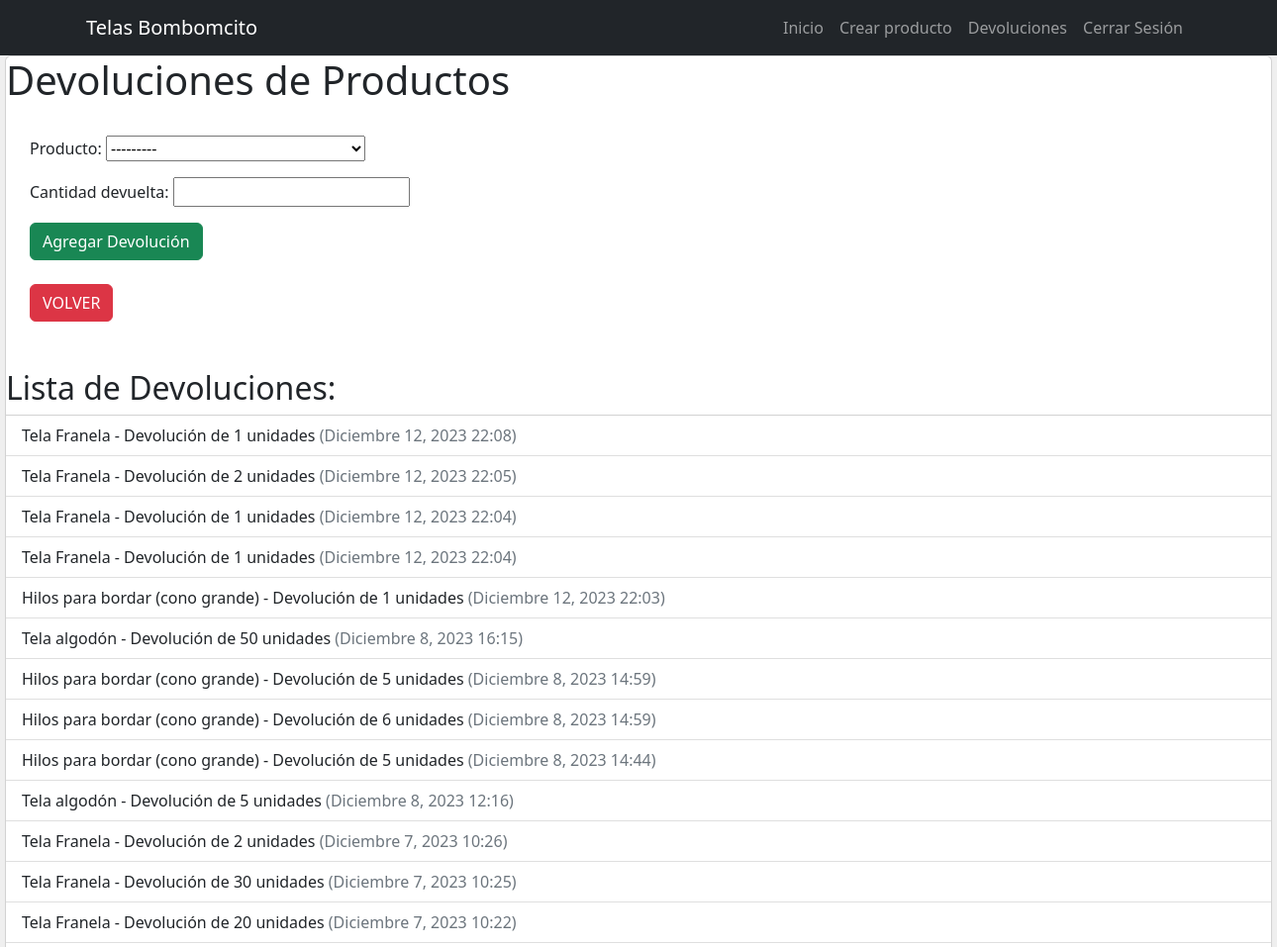
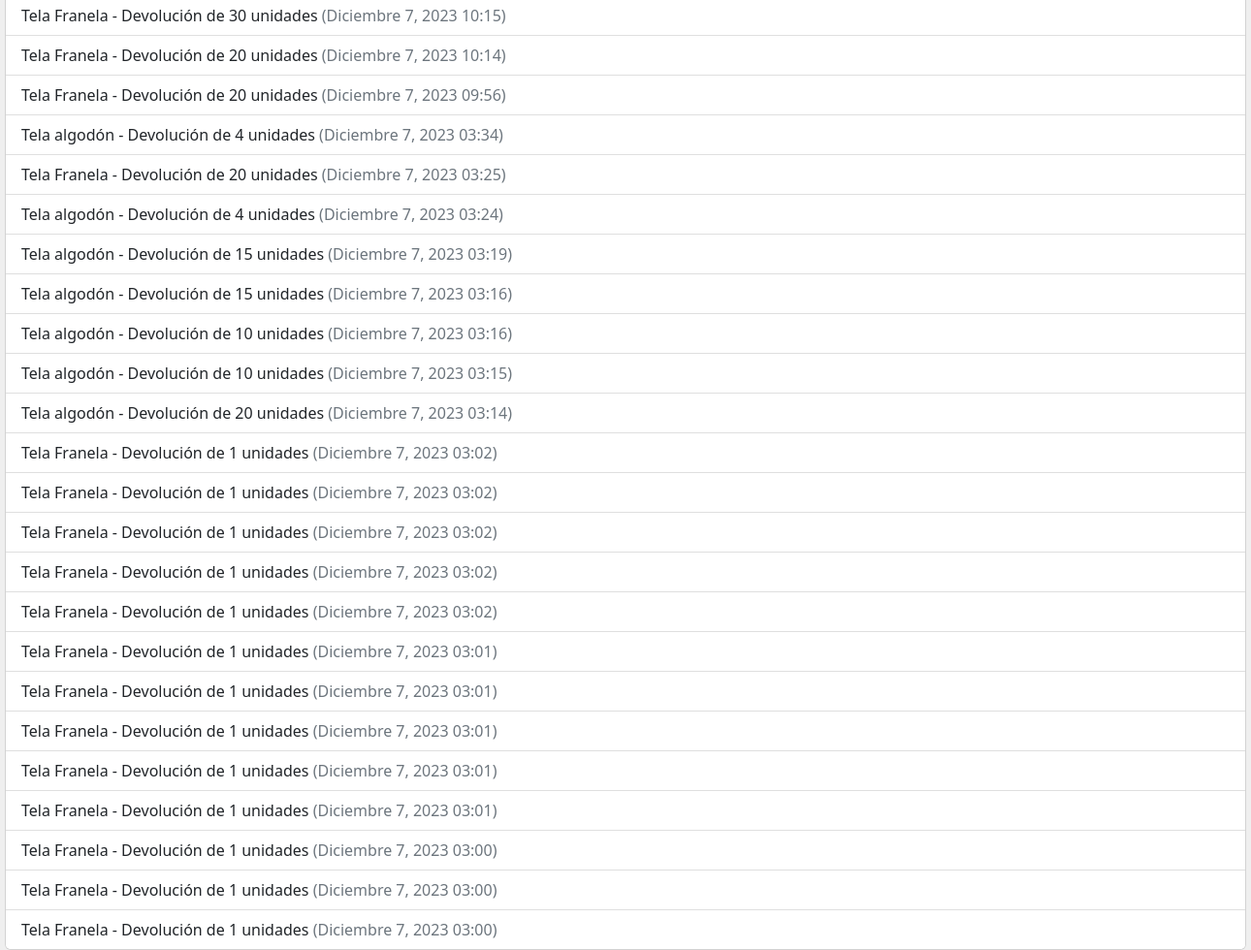
The app's page /devoluciones/ (signed in) with its own data (2 pictures, top to bottom).
### productos/models.py (models this page shows, shortened)
class Devolucion(models.Model):
    producto = models.ForeignKey('Producto', on_delete=models.CASCADE)
    cantidad_devuelta = models.PositiveIntegerField()
    fecha_devolucion = models.DateTimeField(auto_now_add=True)

class Producto(models.Model):
    nombre = models.CharField(max_length=100)
    descripcion = models.TextField()
    stock = models.IntegerField(default=0)
    imagen = models.ImageField(upload_to='productos/', null=True, blank=True)
    precio = models.DecimalField(max_digits=10, decimal_places=2)
    def __str__(self):
        return self.nombre

### productos/views.py (the view)
# urls.py: path('devoluciones/', views.devoluciones, name='devoluciones'),
@login_required
@transaction.atomic
def devoluciones(request):
    if request.method == 'POST':
        form = DevolucionForm(request.POST)
        if form.is_valid():
            devolucion = form.save(commit=False)
            producto = devolucion.producto
            cantidad_devuelta = int(devolucion.cantidad_devuelta)
            if cantidad_devuelta > 0:
                producto.save()
                devolucion.save()
                producto.agregar_devolucion(devolucion.cantidad_devuelta)
            else:
                messages.error(request, 'La cantidad devuelta debe ser un número positivo')
            return redirect('devoluciones')
    else:
        form = DevolucionForm()
    devoluciones_list = Devolucion.objects.all().order_by('-fecha_devolucion')
    paginator = Paginator(devoluciones_list, 20)
    page = request.GET.get('page')
    try:
        devoluciones = paginator.page(page)
    except PageNotAnInteger:
        devoluciones = paginator.page(1)
    except EmptyPage:
        devoluciones = paginator.page(paginator.num_pages)
    return render(request, 'devoluciones.html', {'form': form, 'devoluciones_list': devoluciones_list})

### productos/forms.py
class DevolucionForm(forms.ModelForm):
    class Meta:
        model = Devolucion
        fields = ['producto', 'cantidad_devuelta']
    cantidad_devuelta = forms.IntegerField(min_value=1)

### productos/templates/devoluciones.html (shortened to what this page needs)
{% extends 'base.html' %}
{% block content %}
<div class="card" style="width: 80rem; margin: 0 auto;">
  <h1>Devoluciones de Productos</h1>
  <form id="devolucionForm" method="POST" class="p-4">
    <div class="mb-3">
      {{ form.producto.label_tag }}
      {{ form.producto }}
    </div>
    <div class="mb-3">
      {{ form.cantidad_devuelta.label_tag }}
      {{ form.cantidad_devuelta }}
    </div>
    <button type="submit" class="btn btn-success" id="agregarDevolucionBtn">Agregar Devolución</button>
    <br><br>
    <a href="../" class="btn btn-danger float-lg-start">VOLVER</a>
  </form>
  <h2 class="mt-4">Lista de Devoluciones:</h2>
  <ul id="listaDevoluciones" class="list-group list-group-flush">
    {% for devolucion in devoluciones_list %}
      <li class="list-group-item">
        {{ devolucion.producto.nombre }} - Devolución de {{ devolucion.cantidad_devuelta }} unidades
        <span class="text-muted">({{ devolucion.fecha_devolucion|date:"F j, Y H:i" }})</span>
      </li>
    {% endfor %}
  </ul>
</div>
{% endblock %}

### records on screen
Devolucion: producto.nombre "Tela Franela", cantidad_devuelta "1", fecha_devolucion "Diciembre 12, 2023 22:08"
Devolucion: producto.nombre "Tela Franela", cantidad_devuelta "2", fecha_devolucion "Diciembre 12, 2023 22:05"
Devolucion: producto.nombre "Tela Franela", cantidad_devuelta "1", fecha_devolucion "Diciembre 12, 2023 22:04"
Devolucion: producto.nombre "Tela Franela", cantidad_devuelta "1", fecha_devolucion "Diciembre 12, 2023 22:04"
Devolucion: producto.nombre "Hilos para bordar (cono grande)", cantidad_devuelta "1", fecha_devolucion "Diciembre 12, 2023 22:03"
Devolucion: producto.nombre "Tela algodón", cantidad_devuelta "50", fecha_devolucion "Diciembre 8, 2023 16:15"
Devolucion: producto.nombre "Hilos para bordar (cono grande)", cantidad_devuelta "5", fecha_devolucion "Diciembre 8, 2023 14:59"
Devolucion: producto.nombre "Hilos para bordar (cono grande)", cantidad_devuelta "6", fecha_devolucion "Diciembre 8, 2023 14:59"
Devolucion: producto.nombre "Hilos para bordar (cono grande)", cantidad_devuelta "5", fecha_devolucion "Diciembre 8, 2023 14:44"
Devolucion: producto.nombre "Tela algodón", cantidad_devuelta "5", fecha_devolucion "Diciembre 8, 2023 12:16"
Devolucion: producto.nombre "Tela Franela", cantidad_devuelta "2", fecha_devolucion "Diciembre 7, 2023 10:26"
Devolucion: producto.nombre "Tela Franela", cantidad_devuelta "30", fecha_devolucion "Diciembre 7, 2023 10:25"
Devolucion: producto.nombre "Tela Franela", cantidad_devuelta "20", fecha_devolucion "Diciembre 7, 2023 10:22"
Devolucion: producto.nombre "Tela Franela", cantidad_devuelta "30", fecha_devolucion "Diciembre 7, 2023 10:15"
Devolucion: producto.nombre "Tela Franela", cantidad_devuelta "20", fecha_devolucion "Diciembre 7, 2023 10:14"
Devolucion: producto.nombre "Tela Franela", cantidad_devuelta "20", fecha_devolucion "Diciembre 7, 2023 09:56"
Devolucion: producto.nombre "Tela algodón", cantidad_devuelta "4", fecha_devolucion "Diciembre 7, 2023 03:34"
Devolucion: producto.nombre "Tela Franela", cantidad_devuelta "20", fecha_devolucion "Diciembre 7, 2023 03:25"
Devolucion: producto.nombre "Tela algodón", cantidad_devuelta "4", fecha_devolucion "Diciembre 7, 2023 03:24"
Devolucion: producto.nombre "Tela algodón", cantidad_devuelta "15", fecha_devolucion "Diciembre 7, 2023 03:19"
Devolucion: producto.nombre "Tela algodón", cantidad_devuelta "15", fecha_devolucion "Diciembre 7, 2023 03:16"
Devolucion: producto.nombre "Tela algodón", cantidad_devuelta "10", fecha_devolucion "Diciembre 7, 2023 03:16"
Devolucion: producto.nombre "Tela algodón", cantidad_devuelta "10", fecha_devolucion "Diciembre 7, 2023 03:15"
Devolucion: producto.nombre "Tela algodón", cantidad_devuelta "20", fecha_devolucion "Diciembre 7, 2023 03:14"
Devolucion: producto.nombre "Tela Franela", cantidad_devuelta "1", fecha_devolucion "Diciembre 7, 2023 03:02"
Devolucion: producto.nombre "Tela Franela", cantidad_devuelta "1", fecha_devolucion "Diciembre 7, 2023 03:02"
Devolucion: producto.nombre "Tela Franela", cantidad_devuelta "1", fecha_devolucion "Diciembre 7, 2023 03:02"
Devolucion: producto.nombre "Tela Franela", cantidad_devuelta "1", fecha_devolucion "Diciembre 7, 2023 03:02"
Devolucion: producto.nombre "Tela Franela", cantidad_devuelta "1", fecha_devolucion "Diciembre 7, 2023 03:02"
Devolucion: producto.nombre "Tela Franela", cantidad_devuelta "1", fecha_devolucion "Diciembre 7, 2023 03:01"
Devolucion: producto.nombre "Tela Franela", cantidad_devuelta "1", fecha_devolucion "Diciembre 7, 2023 03:01"
Devolucion: producto.nombre "Tela Franela", cantidad_devuelta "1", fecha_devolucion "Diciembre 7, 2023 03:01"
Devolucion: producto.nombre "Tela Franela", cantidad_devuelta "1", fecha_devolucion "Diciembre 7, 2023 03:01"
Devolucion: producto.nombre "Tela Franela", cantidad_devuelta "1", fecha_devolucion "Diciembre 7, 2023 03:01"
Devolucion: producto.nombre "Tela Franela", cantidad_devuelta "1", fecha_devolucion "Diciembre 7, 2023 03:00"
Devolucion: producto.nombre "Tela Franela", cantidad_devuelta "1", fecha_devolucion "Diciembre 7, 2023 03:00"
Devolucion: producto.nombre "Tela Franela", cantidad_devuelta "1", fecha_devolucion "Diciembre 7, 2023 03:00"
